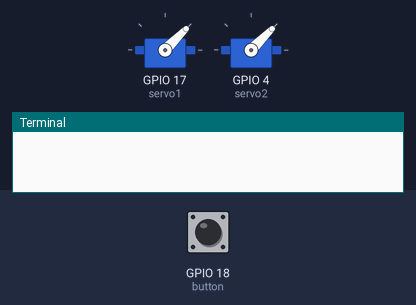
Bench run of a program on a simulated Raspberry Pi (BCM pin numbers). On the bench: 2 × servo, the last lines printed to the terminal. Inputs (shaded band) come from the test bench; at power-on: GPIO 18 (button) HIGH. Servo angles are drawn from the pulse width (0.5 ms = 0°, 2.5 ms = 180°).

Above: at 0.1 s.
At 1.1 s:
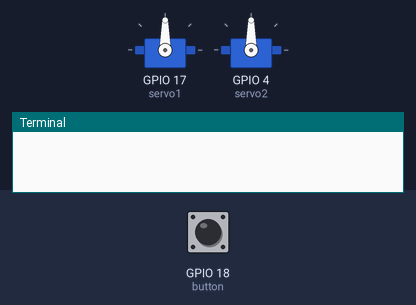
At 4.2 s:
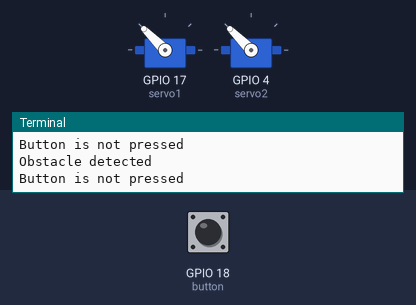
4.3 s: GPIO 18 (button) pulled LOW for 0.6 s
Timing chart, 0 to 7.3 s (numbered marks = the images above; inputs shaded):
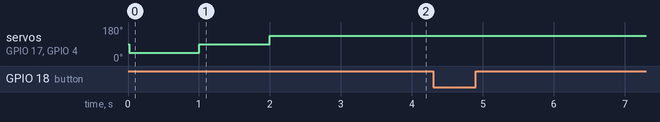

The program:

test.py
```python
from time import sleep

from gpiozero import Servo, DigitalInputDevice, Button

servo1 = Servo(17) # check the yellow wire "GP" number
servo2 = Servo(4)

servo1.min()
servo2.min()
sleep(1)
servo1.mid()
servo2.mid()
sleep(1)
servo1.max()
servo2.max()
sleep(1)

sensor = DigitalInputDevice(24)
button = Button(18)

while True:
    if sensor.is_active:
        print("No obstacle detected")
    else:
        print("Obstacle detected")
    if button.is_pressed:
      print("Button is pressed")
    else:
      print("Button is not pressed")
    sleep(0.5)
```
